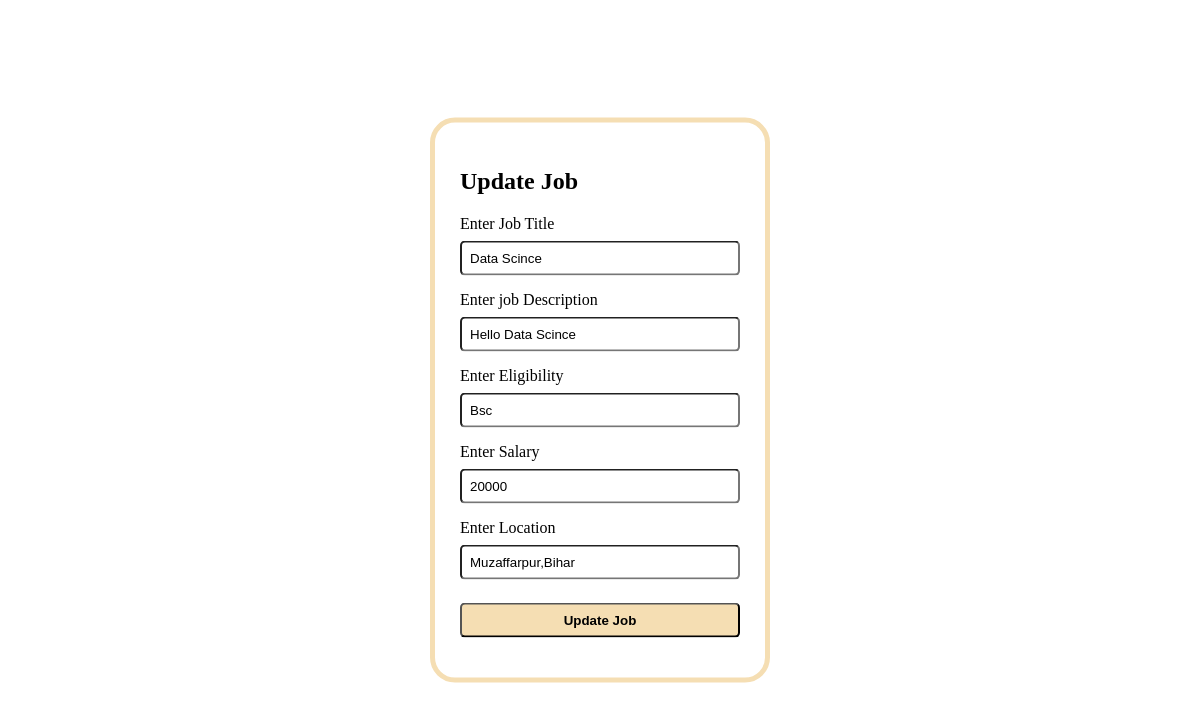
The page /update_job/2/1 on the database as committed earlier.
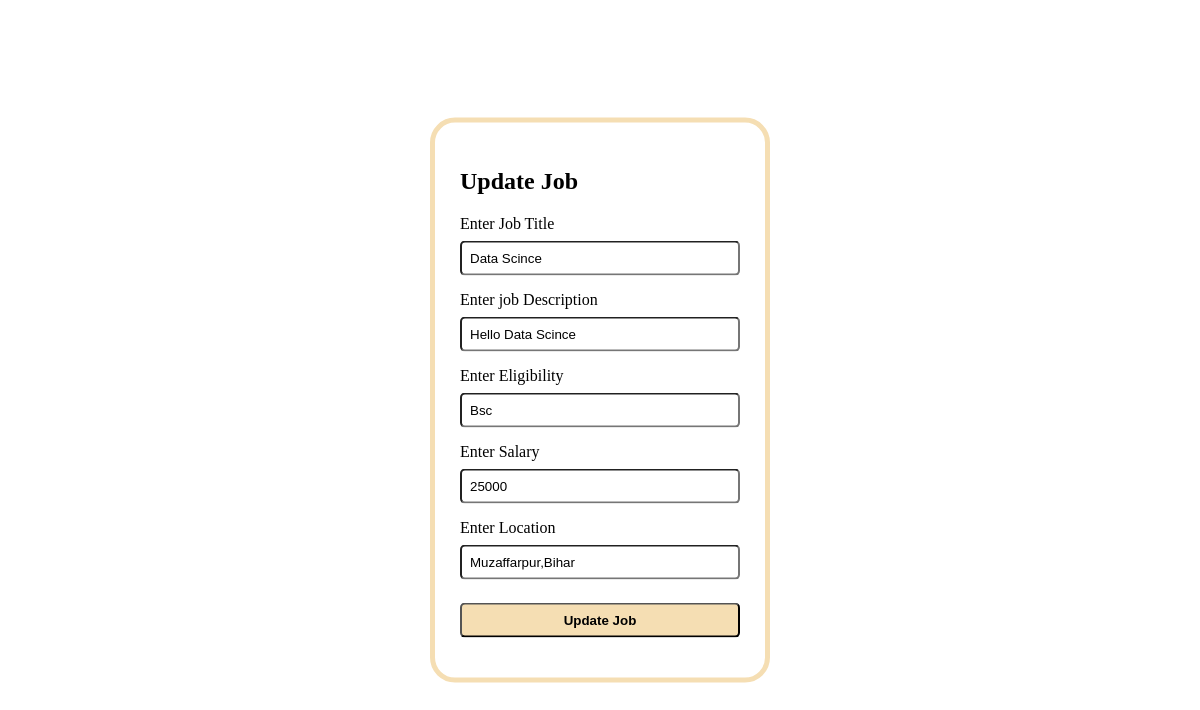
The same page on the database as committed later.
### application/models.py (models this page shows)
class Jobs(db.Model):
    __tablename__ = "jobs"
    id = db.Column(db.Integer, primary_key=True)
    company_id = db.Column(db.Integer, db.ForeignKey("company.id"), nullable=False)
    job_title = db.Column(db.String(50), nullable=False)
    job_description = db.Column(db.String(200) ,nullable=False)
    eligibility = db.Column(db.String(100) ,nullable=False)
    salary = db.Column(db.Integer ,nullable=False)
    location = db.Column(db.String(100),nullable=False)
    job_deadline = db.Column(db.Date)
    job_status = db.Column(db.String(20), default="pending", nullable=False)
    applications = db.relationship("Application", backref="jobs",cascade="all, delete")

### application/controllers.py (the view, shortened to what this page needs)
@app.route("/update_job/<int:job_id>/<int:comp_id>",methods=["GET","POST"])
def update_job(job_id,comp_id):
    if request.method=="GET":
        this_job=Jobs.query.filter_by(id=job_id).first()
        return render_template("update_job.html",this_job=this_job,comp_id=comp_id)

### templates/update_job.html (shortened to what this page needs)
<!DOCTYPE html>
<html lang="en">
<head>
    <link rel="stylesheet" href="/static/style.css">
</head>
<body>
    <div class="l_form">
        <h2>  Update Job </h2>
        <form action="/update_job/{{ this_job.id }}/{{ comp_id }}" method="POST">
            <label for="name" > Enter Job Title </label>
            <input id="name" type="text" name="job_title" value="{{ this_job.job_title }}">
            <label for="email"> Enter job Description </label>
            <input id="email" type="text" name="job_desc" value="{{ this_job.job_description }}">
            <label for="elig"> Enter Eligibility </label>
            <input id="elig" type="text" name="elig" value="{{ this_job.eligibility }}">
            <label for="sal"> Enter Salary </label>
            <input id="sal" type="text" name="sal" value="{{ this_job.salary }}">
            <label for="loca"> Enter Location </label>
            <input id="loca" type="text" name="loca" value="{{ this_job.location }}">
            <input class="btn" type="submit" value="Update Job">
        </form>
    </div>
</body>
</html>

Rows that differ between the two databases and show on the page:
changed Jobs "Data Scince": sal "20000" → "25000"
